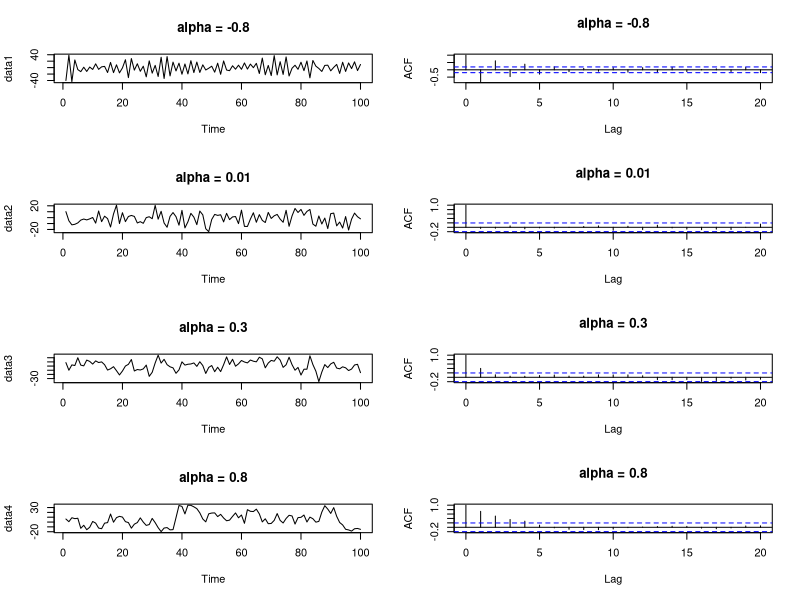

Reproduce this figure in R.
## ---- chunk 1
# Simulate AR(1) data
n <- 100
sd <- 10
data1 <- arima.sim(model = list(ar = -0.8), n = n, sd = sd)
data2 <- arima.sim(model = list(ar = 0.01), n = n, sd = sd)
data3 <- arima.sim(model = list(ar = 0.4), n = n, sd = sd)
data4 <- arima.sim(model = list(ar = 0.8), n = n, sd = sd)

# Plot the data
par(mfrow = c(4, 2))
plot(data1, main = "alpha = -0.8")
acf(data1, main = "alpha = -0.8")
plot(data2, main = "alpha = 0.01")
acf(data2, main = "alpha = 0.01")
plot(data3, main = "alpha = 0.3")
acf(data3, main = "alpha = 0.3")
plot(data4, main = "alpha = 0.8")
acf(data4, main = "alpha = 0.8")
